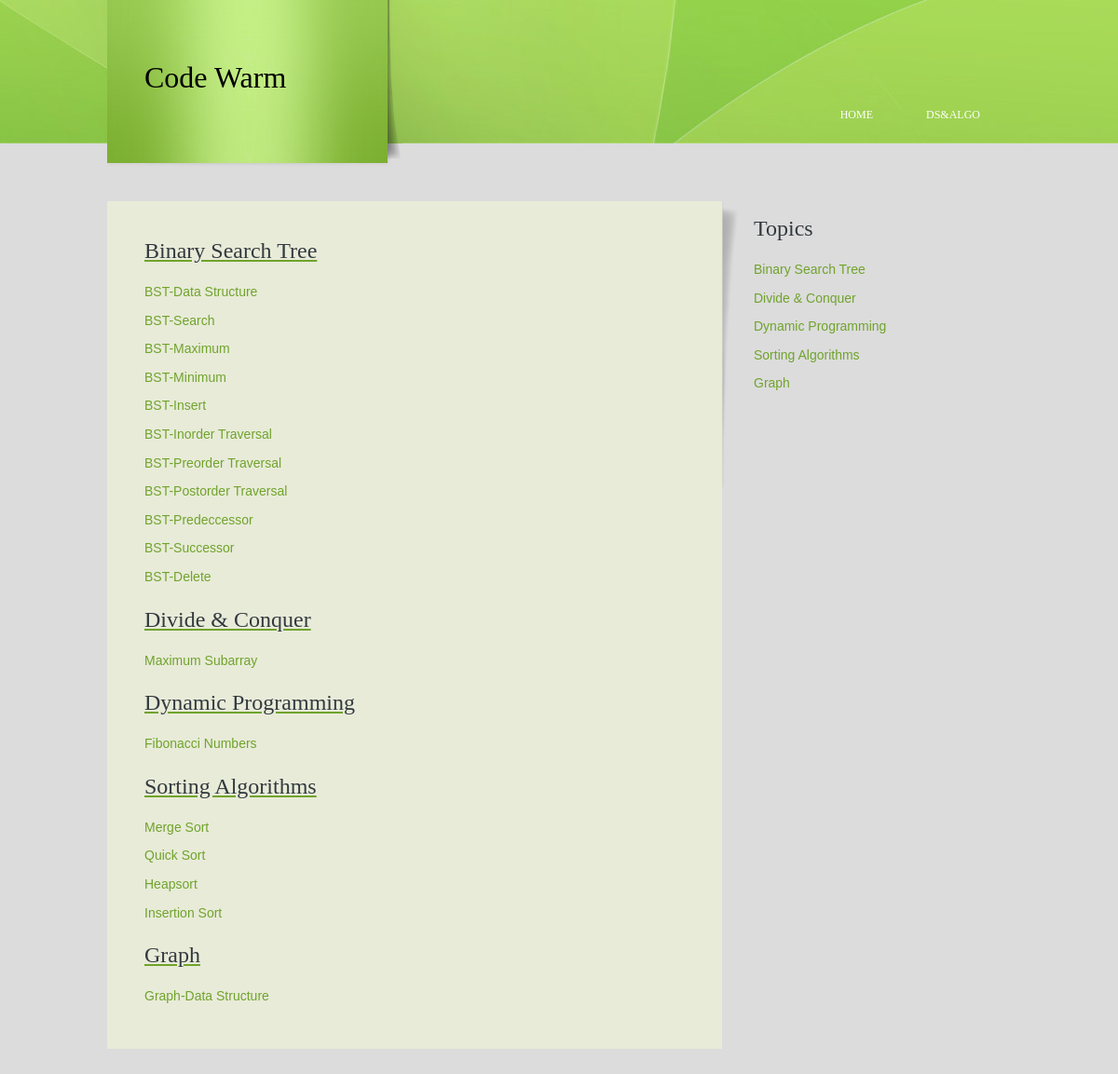
Page /dsnalgo/ on the committed database.
### dsnalgo/models.py (models this page shows, shortened)
class Article(models.Model):
    title = models.CharField(max_length=250)

class SubArticle(models.Model):
    article = models.ForeignKey(Article, on_delete=models.CASCADE)
    title = models.CharField(max_length=250)

### dsnalgo/views.py (the view)
# urls.py: url(r'^dsnalgo/', include('dsnalgo.urls')),
def dsnalgo(request):
    all_articles = Article.objects.all()
    context = {'all_articles':all_articles}
    return render(request, 'dsnalgo/article_list.html', context)

### dsnalgo/templates/dsnalgo/article_list.html (shortened to what this page needs)
{% extends 'dsnalgo/base.html' %}
{% block article %}
    <div class="article">
        <ul class="sb_menu">
          {% for article in all_articles %}
            <a href="{% url 'article-detail' article.id %}"><h2>{{ article.title }}</h2></a>
            {% for sub in article.subarticle_set.all %}
                <li><a href="{% url 'sub_article-detail' article.id sub.id %}">{{ sub.title }}</a></li>
            {% endfor %}
          {% endfor %}
        </ul>
    </div>
{% endblock %}

### dsnalgo/templates/dsnalgo/base.html (shortened to what this page needs)
<!DOCTYPE html PUBLIC "-//W3C//DTD XHTML 1.0 Transitional//EN" "http://www.w3.org/TR/xhtml1/DTD/xhtml1-transitional.dtd">
<html>
<head>
  {% load staticfiles %}
  <link href="{% static 'dsnalgo/style.css' %}" rel="stylesheet" type="text/css" />
  <link href="http://alexgorbatchev.com/pub/sh/current/styles/shThemeMidnight.css" rel="stylesheet" type="text/css" />
  <link href="http://alexgorbatchev.com/pub/sh/current/styles/shCore.css" rel="stylesheet" type="text/css" />
</head>
<body>
<div class="main">
  <div class="header">
    <div class="header_resize">
      <div class="logo"><h1><a href="{% url 'index' %}">Code Warm</a></h1></div>
      <div class="menu_nav">
        <ul>
          <li><a href="{% url 'index' %}"><span>Home</span></a></li>
          <li><a href="{% url 'index' %}"><span>Ds&Algo</span></a></li>
        </ul>
      </div>
    </div>
  </div>
  <div class="content">
    <div class="content_resize">
      <div class="mainbar">
        <div class="submb">
        {% block article %}
        {% endblock %}
        </div>
      </div>
      <div class="sidebar">
        <div class="gadget">
          <ul class="sb_menu">
            <h2 class="star">Topics</h2>
            {% for article in all_articles %}
              <li><a href="{% url 'article-detail' article.id %}">{{ article.title }}</a></li>
            {% endfor %}
          </ul>
        </div>
      </div>
    </div>
  </div>
</div>
</body>
</html>

### dsnalgo/static/dsnalgo/style.css (style rules this page uses)
body { margin:0; padding:0; width:100%; color:#5f5f5f; font:normal 12px/1.8em Georgia, "Times New Roman", Times, serif; }
html, .main { padding:0; margin:0; background-color:#DCDCDC; }
h1 { margin:0; padding:64px 40px; color:#000; font:normal 32px/1.2em Georgia, "Times New Roman", Times, serif; }
h1 a, h1 a:hover { color:#000; text-decoration:none; }
h2 { font:normal 24px Georgia, "Times New Roman", Times, serif; color:#323a3f; padding:8px 0; margin:8px 0; }
a { color:#70a32c; text-decoration:underline; }
.header, .hbg, .content, .menu_nav, .fbg, .footer, form, ol, ol li, ul, .content .mainbar, .content .sidebar { margin:0; padding:0; }
.content_resize, .fbg_resize, .footer_resize { margin:0 auto; padding:0 40px; width:890px; }
.header { background:url(images/header_bg.jpg) repeat-x top; }
.header_resize { margin:0 auto; padding:0; width:970px; height:200px; }
.header .logo { width:317px; height:180px; float:left; background:url(images/logo.png) no-repeat left top; }
.menu_nav { height:52px; float:right; width:auto; padding-top:90px; }
.menu_nav ul { width:auto; list-style:none; }
.menu_nav ul li { margin:0 1px; float:left; }
.menu_nav ul li a { display:block; margin:0; padding:23px 9px 23px 0; color:#fff; text-decoration:none; text-transform:uppercase; }
.menu_nav ul li a span { padding:23px; }
.content { padding-bottom:16px; }
.content_resize { padding:16px 40px 16px 0; width:930px; }
.content .mainbar { float:left; width:660px; padding-right:17px; background:url(images/mainbar_bg.png) no-repeat right top; }
.content .mainbar .submb { padding:24px 23px 24px 40px; background-color:#e8ebd8; }
.content .mainbar .article, .content .sidebar .gadget { margin:0; padding:0 0 16px 0; }
.content .sidebar { float:right; width:236px; }
ul.sb_menu, ul.ex_menu { margin:0; padding:0; list-style:none; }
ul.sb_menu li, ul.ex_menu li { margin:0; }
ul.sb_menu li { padding:4px 0; }
ul.sb_menu li a, ul.ex_menu li a { font-family:Arial;font-size:14px; text-decoration:none; }

### rows in the picture
Article: title "Binary Search Tree"
SubArticle: title "BST-Data Structure"
SubArticle: title "BST-Search"
SubArticle: title "BST-Maximum"
SubArticle: title "BST-Minimum"
SubArticle: title "BST-Insert"
SubArticle: title "BST-Inorder Traversal"
SubArticle: title "BST-Preorder Traversal"
SubArticle: title "BST-Postorder Traversal"
SubArticle: title "BST-Predeccessor"
SubArticle: title "BST-Successor"
SubArticle: title "BST-Delete"
Article: title "Divide & Conquer"
SubArticle: title "Maximum Subarray"
Article: title "Dynamic Programming"
SubArticle: title "Fibonacci Numbers"
Article: title "Sorting Algorithms"
SubArticle: title "Merge Sort"
SubArticle: title "Quick Sort"
SubArticle: title "Heapsort"
SubArticle: title "Insertion Sort"
Article: title "Graph"
SubArticle: title "Graph-Data Structure"
